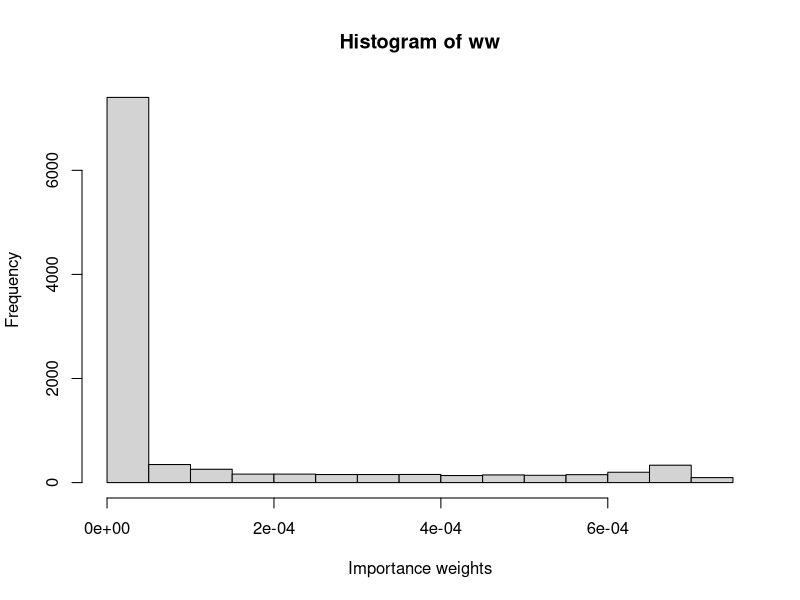
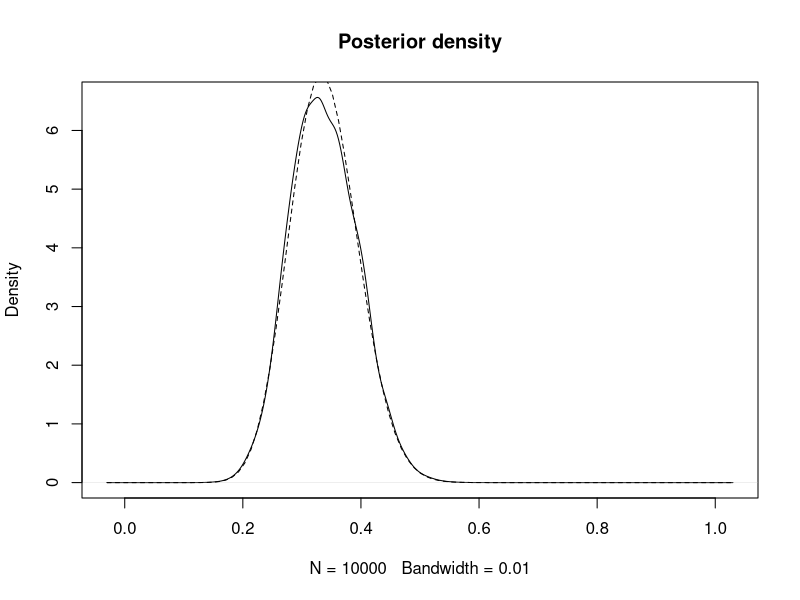
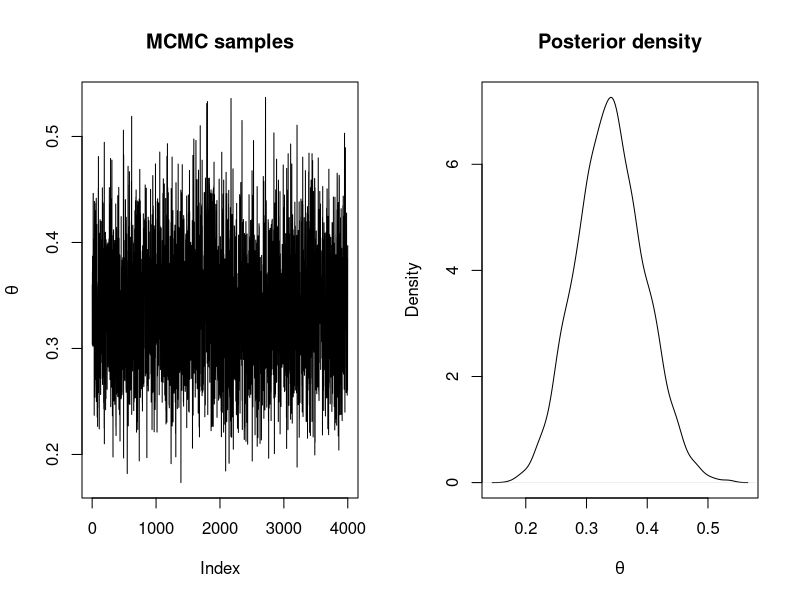
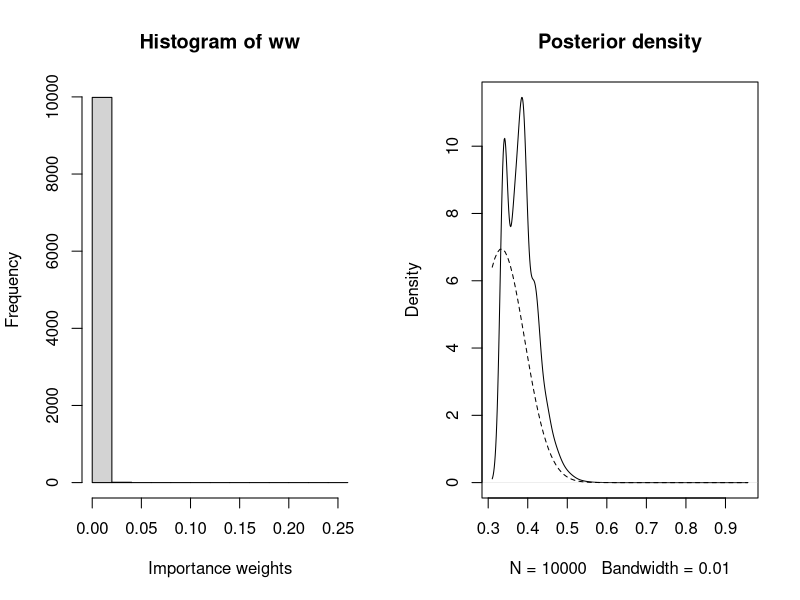
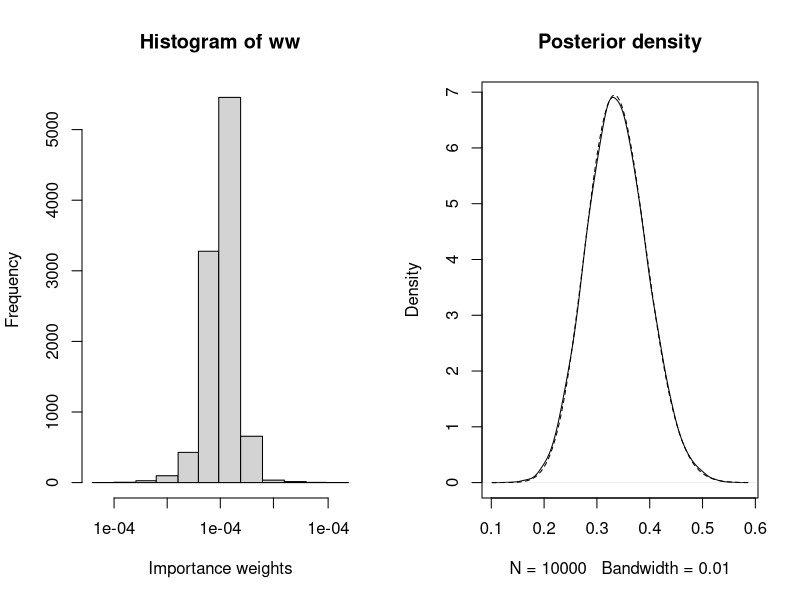
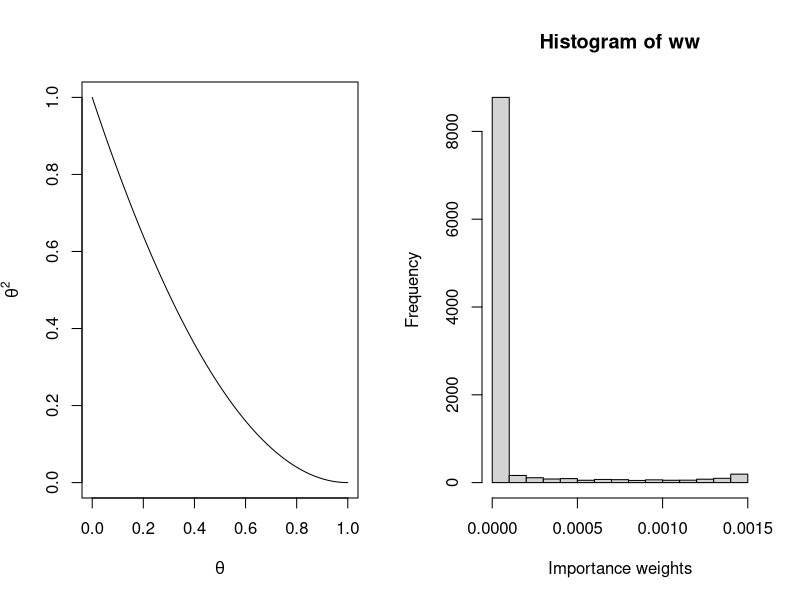
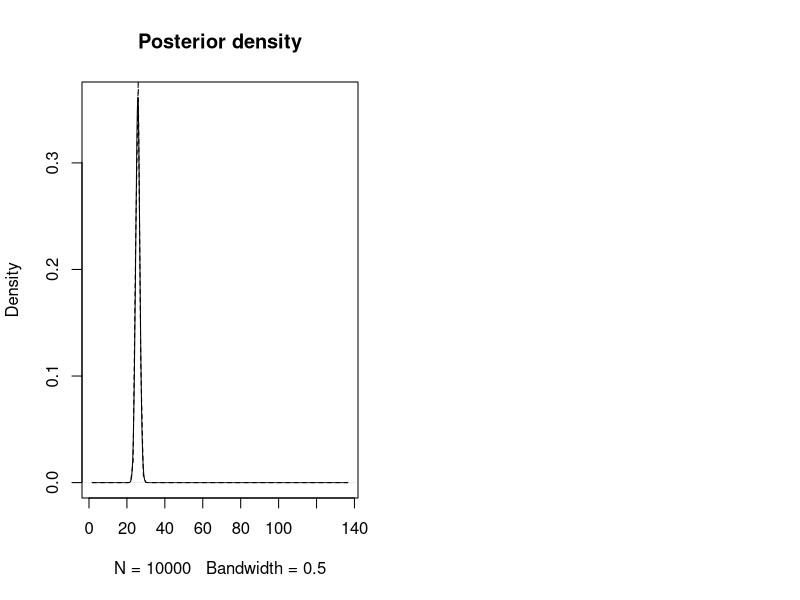
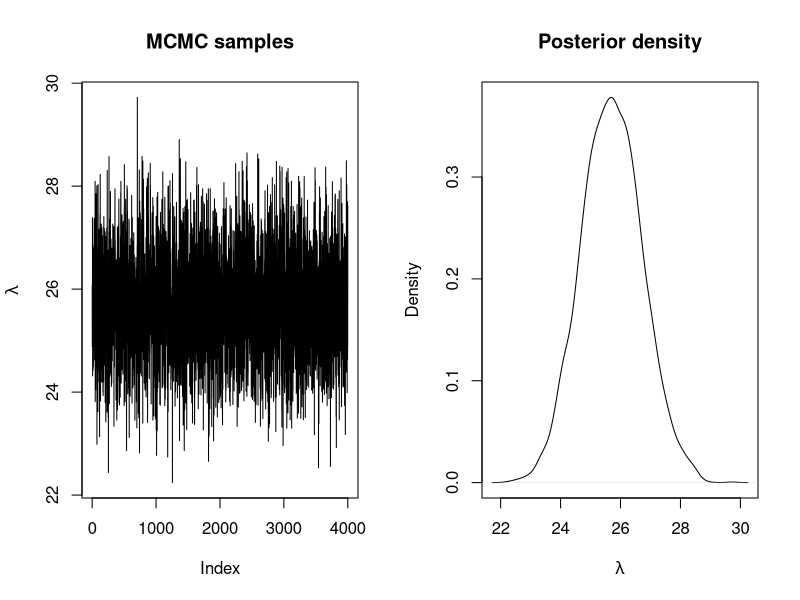

Source code (R) for these figures, in order:
## ---- chunk 1
data <- data.frame(MMs = c(20, 22, 24), red = c(5, 8, 9))
## ---- chunk 2
n_simulations <- 10000
set.seed(12)
theta_sim <- runif(n_simulations)
## ---- chunk 3
# Log-Likelihood (for each value of theta_sim)
loglik_binom <- sapply(theta_sim, function(THETA) {
  sum(dbinom(data$red, data$MMs, THETA, log = TRUE))
})

# Log-weights: log-lik + log-prior - log-sampling_ditr
log_ww <- loglik_binom + dbeta(theta_sim, 1, 1, log = TRUE) - log(1)

# Re-scale weights to sum up to one
log_ww <- log_ww - max(log_ww)
ww <- exp(log_ww)
ww <- ww / sum(ww)

## ---- chunk 4
hist(ww, xlab = "Importance weights")
## ---- chunk 5
# Posterior mean
post_mean <- sum(theta_sim * ww)
post_mean 

# Posterior variance
post_var <- sum(theta_sim^2 * ww)- post_mean^2
post_var
## ---- chunk 6
plot(density(theta_sim, weights = ww, bw = 0.01), main = "Posterior density")
curve(dbeta(x, sum(data$red) + 1, sum(data$MMs) -sum(data$red) + 1), lty = 2, add = TRUE)
## ---- chunk 7
#Proposal distribution: sampling
rq <- function() {
  runif(1)
}

#Proposal distribution: log-density
logdq <- function(x) {
  dunif(x, log = TRUE)
}

#Prior distribution: Beta(1, 1)
logprior <- function(theta) {
  dbeta(theta, 1, 1, log = TRUE)
}

#Log-Likelihood
loglik <- function(y, theta, N) {
   res <- sum(dbinom(y, N, theta, log = TRUE)) 
}
## ---- chunk 8
#Number of iterations
n.iter <- 40500

#Simulations of the parameter
theta <- rep(NA, n.iter)

#Initial value
theta[1] <- 0.5

#Data
y <- data$red
N <- data$MMs

for(i in 2:n.iter) {
  new.theta <- rq()

  #Log-Acceptance probability
  logacc.prob <- loglik(y, new.theta, N) + logprior(new.theta) + logdq(theta[i - 1])
  logacc.prob <- logacc.prob - loglik(y, theta[i - 1], N) - logprior(theta[i - 1]) - 
    logdq(new.theta)
  logacc.prob <- min(0, logacc.prob) # Note that 0 = log(1)

  if(log(runif(1)) < logacc.prob) {
    #Accept
    theta[i] <- new.theta
  } else {
    #Reject
    theta[i] <- theta[i - 1]
  }
}
## ---- chunk 9
#Remove burn-in
theta <- theta[-c(1:500)]

#Thinning
theta <- theta[seq(1, length(theta), by = 10)]

#Summary statistics
summary(theta)

par(mfrow = c(1, 2))
plot(theta, type = "l", main = "MCMC samples", ylab = expression(theta))
plot(density(theta), main = "Posterior density", xlab = expression(theta))
## ---- chunk 10
ESS <- function(ww){
  (sum(ww)^2)/sum(ww^2)
}
ESS(ww)
n_simulations
## ---- chunk 11
n_simulations <- 10000
set.seed(12)
theta_sim <- rbeta(n_simulations,20,10)
loglik_binom <- sapply(theta_sim, function(THETA) {
  sum(dbinom(data$red, data$MMs, THETA, log = TRUE))
})
log_ww <- loglik_binom + dbeta(theta_sim, 1, 1, log = TRUE) - dbeta(theta_sim, 20, 10, log = TRUE)
log_ww <- log_ww - max(log_ww)
ww <- exp(log_ww)
ww <- ww / sum(ww)
## ---- chunk 12
hist(ww, xlab = "Importance weights")
## ---- chunk 13
post_mean <- sum(theta_sim * ww)
post_mean
post_var <- sum(theta_sim^2 * ww)- post_mean^2
post_var
## ---- chunk 14
plot(density(theta_sim, weights = ww, bw = 0.01), main = "Posterior density")
curve(dbeta(x, sum(data$red) + 1, sum(data$MMs) -sum(data$red) + 1), lty = 2, add = TRUE)
## ---- chunk 15
ESS(ww)
n_simulations
## ---- chunk 16
n_simulations <- 10000
set.seed(12)
theta_sim <- rbeta(n_simulations, sum(data$red) + 1, sum(data$MMs) -sum(data$red) + 1)
loglik_binom <- sapply(theta_sim, function(THETA) {
  sum(dbinom(data$red, data$MMs, THETA, log = TRUE))
})
log_ww <- loglik_binom + dbeta(theta_sim, 1, 1, log = TRUE) - dbeta(theta_sim, sum(data$red) + 1, sum(data$MMs) -sum(data$red) + 1, log = TRUE)
log_ww <- log_ww - max(log_ww)
ww <- exp(log_ww)
ww <- ww / sum(ww)
## ---- chunk 17
hist(ww, xlab = "Importance weights")
## ---- chunk 18
post_mean <- sum(theta_sim * ww)
post_mean
post_var <- sum(theta_sim^2 * ww)- post_mean^2
post_var
## ---- chunk 19
plot(density(theta_sim, weights = ww, bw = 0.01), main = "Posterior density")
curve(dbeta(x, sum(data$red) + 1, sum(data$MMs) -sum(data$red) + 1), lty = 2, add = TRUE)
## ---- chunk 20
ESS(ww)
n_simulations
## ---- chunk 21
xx <- seq(0, 1, by = 0.01)
plot(xx, (1 - xx)^2, type = "l", xlab = expression(theta),
  ylab = expression(theta^2))
## ---- chunk 22
data <- data.frame(Us = c(25, 29, 27, 27, 25, 27, 22, 26, 27, 29, 23, 28, 25,
  24, 22, 25, 23, 29, 23, 28, 21, 29, 28, 23, 28))
y <- data$Us
## ---- chunk 23
n_simulations <- 10000
set.seed(1)
lambda_sim <- rlnorm(n_simulations, 3, 0.5)
## ---- chunk 24
# Log-Likelihood (for each value of lambda_sim)
loglik_pois <- sapply(lambda_sim, function(LAMBDA) {
  sum(dpois(data$Us, LAMBDA, log = TRUE))
})

# Log-weights: log-lik + log-prior - log-sampling_distr
log_ww <- loglik_pois + dgamma(lambda_sim, 0.01, 0.01, log = TRUE) - dlnorm(lambda_sim, 3, 0.5, log = TRUE)

# Re-scale weights to sum up to one
log_ww <- log_ww - max(log_ww)
ww <- exp(log_ww)
ww <- ww / sum(ww)

## ---- chunk 25
hist(ww, xlab = "Importance weights")
## ---- chunk 26
# Posterior mean
post_mean <- sum(lambda_sim * ww)
post_mean

# Posterior variance
post_var <- sum(lambda_sim^2 * ww)- post_mean^2
post_var
## ---- chunk 27
plot(density(lambda_sim, weights = ww, bw = 0.5) , main = "Posterior density")
curve(dgamma(x, sum(data$Us) + 0.01, length(data$Us) + 0.01), lty = 2, add = TRUE)
## ---- chunk 28
#Proposal distribution: sampling
rq <- function(lambda) {
  rlnorm(1, meanlog = log(lambda), sdlog = sqrt(1 / 100))
}

#Proposal distribution: log-density
logdq <- function(new.lambda, lambda) {
  dlnorm(new.lambda, meanlog = log(lambda), sdlog = sqrt(1 / 100), log = TRUE)
}

#Prior distribution: Ga(0.01, 0.01)
logprior <- function(lambda) {
  dgamma(lambda, 0.01, 0.01, log = TRUE)
}

#LogLikelihood
loglik <- function(y, lambda) {
   res <- sum(dpois(y, lambda, log = TRUE)) 
}
## ---- chunk 29
#Number of iterations
n.iter <- 40500

#Simulations of the parameter
lambda <- rep(NA, n.iter)

#Initial value
lambda[1] <- 30

for(i in 2:n.iter) {
  new.lambda <- rq(lambda[i - 1])
  
  #Log-Acceptance probability
  logacc.prob <- loglik(y, new.lambda) + logprior(new.lambda) +
    logdq(lambda[i - 1], new.lambda)
  logacc.prob <- logacc.prob - loglik(y, lambda[i - 1]) - logprior(lambda[i - 1]) - 
    logdq(new.lambda, lambda[i - 1])
  logacc.prob <- min(0, logacc.prob)#0 = log(1)
  
  if(log(runif(1)) < logacc.prob) {
    #Accept
    lambda[i] <- new.lambda
  } else {
    #Reject
    lambda[i] <- lambda[i - 1]
  }
}
## ---- chunk 30
#Remove burn-in
lambda <- lambda[-c(1:500)]

#Thinning
lambda <- lambda[seq(1, length(lambda), by = 10)]

#Summary statistics
summary(lambda)

par(mfrow = c(1, 2))
plot(lambda, type = "l", main = "MCMC samples", ylab = expression(lambda))
plot(density(lambda), main = "Posterior density", xlab = expression(lambda))
## ---- chunk 31
ESS(ww)
n_simulations
## ---- chunk 32
n_simulations <- 10000
set.seed(12)
lambda_sim <- rgamma(n_simulations,5,0.1)
loglik_pois <- sapply(lambda_sim, function(LAMBDA) {
  sum(dpois(data$Us, LAMBDA, log = TRUE))
})
log_ww <- loglik_pois + dgamma(lambda_sim, 0.01, 0.01, log = TRUE) - dgamma(lambda_sim, 5, 0.1, log=TRUE)
log_ww <- log_ww - max(log_ww)
ww <- exp(log_ww)
ww <- ww / sum(ww)
## ---- chunk 33
hist(ww, xlab = "Importance weights")
## ---- chunk 34
post_mean <- sum(lambda_sim * ww)
post_mean
post_var <- sum(lambda_sim^2 * ww)- post_mean^2
post_var
## ---- chunk 35
plot(density(lambda_sim, weights = ww, bw = 0.5), main = "Posterior density")
curve(dgamma(x, sum(data$Us) + 0.01, length(data$Us) + 0.01), lty = 2, add = TRUE)
## ---- chunk 36
ESS(ww)
n_simulations
## ---- chunk 37
n_simulations <- 10000
set.seed(12)
lambda_sim <- rgamma(n_simulations, sum(data$Us) + 0.01, length(data$Us) + 0.01)
loglik_pois <- sapply(lambda_sim, function(LAMBDA) {
  sum(dpois(data$Us, LAMBDA, log = TRUE))
})
log_ww <- loglik_pois + dgamma(lambda_sim, 0.01, 0.01, log = TRUE) - dgamma(lambda_sim, sum(data$Us) + 0.01, length(data$Us) + 0.01, log=TRUE)
log_ww <- log_ww - max(log_ww)
ww <- exp(log_ww)
ww <- ww / sum(ww)
## ---- chunk 38
hist(ww, xlab = "Importance weights")
## ---- chunk 39
post_mean <- sum(lambda_sim * ww)
post_mean
post_var <- sum(lambda_sim^2 * ww)- post_mean^2
post_var
## ---- chunk 40
plot(density(lambda_sim, weights = ww, bw = 0.5) , main = "Posterior density")
curve(dgamma(x, sum(data$Us) + 0.01, length(data$Us) + 0.01), lty = 2, add = TRUE)
## ---- chunk 41
ESS(ww)
n_simulations
## ---- chunk 42
xx <- seq(0, 1000, by = 1)
plot(xx, dlnorm(xx, 4, 1), type = "l")
